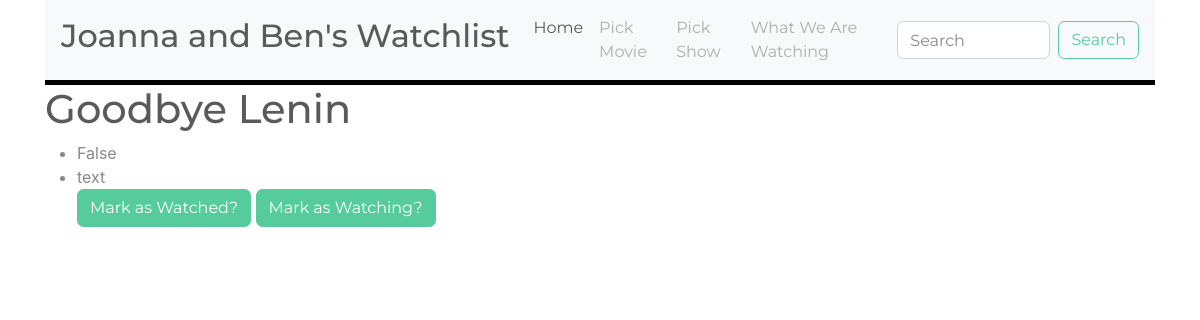
The app's page /movies/2/ with its own data.
### movies/models.py (models this page shows)
class Movie(models.Model):
    title = models.CharField(max_length=200)
    type = models.CharField(max_length=200, choices=[('Movie',"Movie"),('Show','Show')])
    body = models.CharField(max_length=200, null=True)
    watched = models.BooleanField(default=False)
    pub_date = models.DateTimeField('date published', default=timezone.now())
    currently_watching = models.BooleanField(default=False)

### movies/views.py (the view)
# urls.py: path('<int:movie_id>/', views.detail, name='detail'),
def detail(request, movie_id):
    movie = get_object_or_404(Movie, pk=movie_id)
    return render(request, 'movies/detail.html', {'movie': movie})

### movies/templates/movies/detail.html
{% extends 'nav.html' %}
{% block content %}
    <h1>{{ movie.title }}</h1>
<ul>
    <li>{{ movie.watched }}</li>
    <li>{{ movie.body }}</li>
    <a href="/movies/watch/{{ movie.id }}/" class="btn btn-success">Mark as Watched?</a>
    {% if movie.currently_watching %}
    <a href="/movies/watching/{{ movie.id }}/" class="btn btn-success">No Longer Watching?</a>
    {% else %}
    <a href="/movies/watching/{{ movie.id }}/" class="btn btn-success">Mark as Watching?</a>
    {% endif %}
</ul>
{% endblock %}

### records on screen
Movie: title "Goodbye Lenin", watched "False", body "text"
